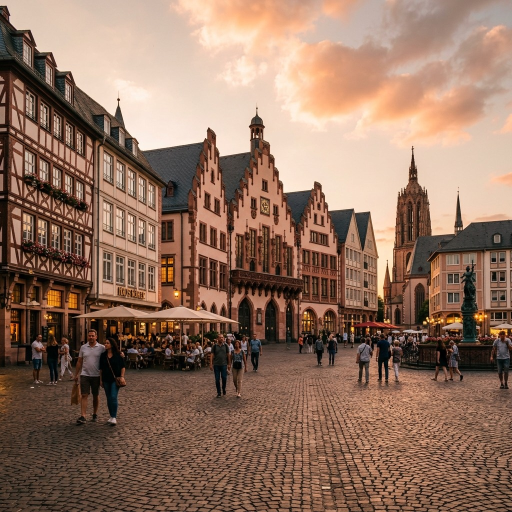
#> input picture img/frankfurt.jpg, 1024 x 1024 px (shown at 1/2 size); its folder holds 4 pictures in this run
$ python build-media.py
#> lines starting #> are read from the running program, lines starting #| are printed output that depends on the picture
#!/usr/bin/env python3
"""build-media.py — derive the light web versions of the site's media from the originals.

    python3 scripts/build-media.py        # (re)builds whatever is missing or older than its source

Originals stay in the repo (JPEG covers are also the og:image for link previews):
  img/<tour>.jpg               → img/<tour>_card.webp   960×504, the 200 px-high card crop (2× density)
                               → img/<tour>_cover.webp  ≤1200 px wide, 3:2, the tour page cover
  img/screen-*_<lang>.jpg      → same name .webp          localized app screenshots
  img/hero_poster_<lang>.jpg   → same name .webp          hero poster
  video/hero_<lang>.mp4        → video/hero_<lang>_s.mp4  400 px wide for phones (the 600 px loop stays for desktop)
Needs Pillow (WebP) and ffmpeg.
"""
import pathlib, re, subprocess
from PIL import Image

ROOT = pathlib.Path(__file__).resolve().parent.parent
IMG, VIDEO = ROOT / "img", ROOT / "video"
COVERS = ["frankfurt", "venice", "barcelona", "rome-ancient", "rome-baroque", "paris-cite", "paris-louvre"]


def stale(src, dst):
    return not dst.exists() or dst.stat().st_mtime < src.stat().st_mtime


def crop_to(im, aspect):
    """Center crop to width/height = aspect."""
#> called with aspect = 1.9
    w, h = im.size
#> w = 1024; h = 1024
    if w / h > aspect:
        nw = round(h * aspect); x = (w - nw) // 2
        return im.crop((x, 0, x + nw, h))
    nh = round(w / aspect); y = (h - nh) // 2
#> after `nh = round(w / aspect)`: nh = 538
#> after `y = (h - nh) // 2`: y = 243
    return im.crop((0, y, w, y + nh))
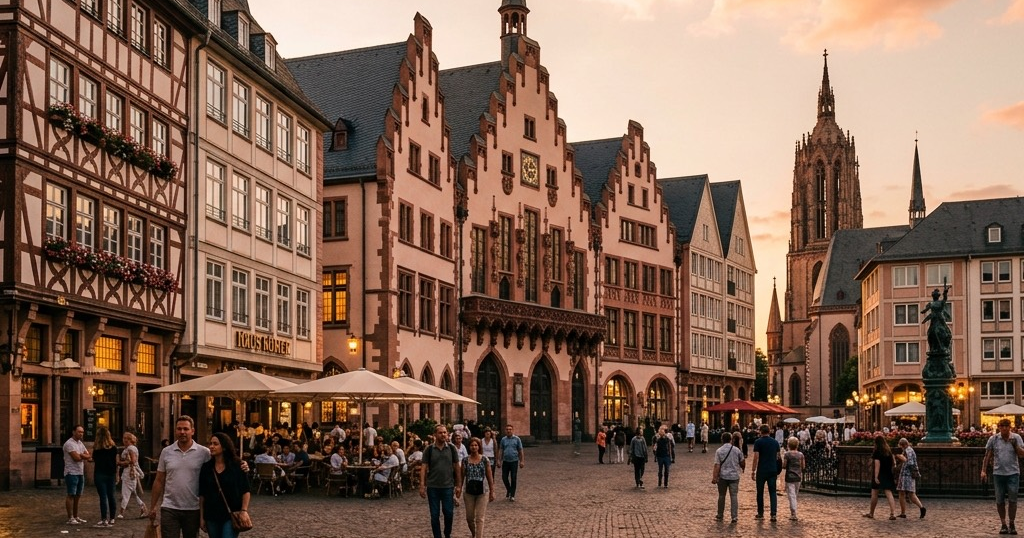
#> returned value: PIL image 1024x538 RGB; mean R, G, B 129.3, 99.4, 82.6


def webp(im, dst, quality):
#> called with quality = 76
    im.convert("RGB").save(dst, "WEBP", quality=quality, method=6)
#> (the run stopped early here; a loop or call above may not have finished)
